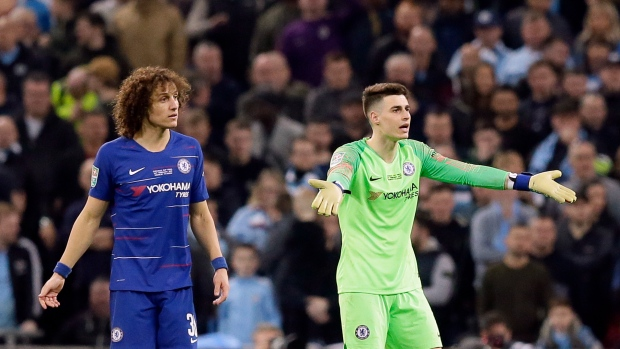
#> input picture images/footballer.jpg, 620 x 349 px
$ jupyter execute blue_object_demo.ipynb   (older library calls are emulated)
#> lines starting #> are read from the running program, lines starting #| are printed output that depends on the picture; after the words box and inside, x2 and y2 are one past the last pixel; in counts of white or black regions, pixels touching at a corner belong together
#> further down, image is the input picture: shape (349, 620, 3); mean B, G, R 70.9, 69.4, 73.6
## Using OpenCV to detect objects in an image

The method that is implemented is a fast and rudimentary one - using its colors of the target in question.

A series of operations will be performed to detect if an object is present in the image. If so, the largest object will in the image will be highlighted and a green circle will be drawn around it to indicate its position in the image.

[cell 1]
from __future__ import division
import cv2
from matplotlib import pyplot as plt
import numpy as np
from math import cos, sin

[cell 2]
green = (0, 255, 0)

[cell 3]
def show(image):
    # Figure size in inches
    plt.figure(figsize=(10, 10))

    # Show image, with nearest neighbour interpolation
    plt.imshow(image, interpolation='nearest')

def overlay_mask(mask, image):
	#make the mask bgr
    bgr_mask = cv2.cvtColor(mask, cv2.COLOR_GRAY2BGR)
    #calculates the weightes sum of two arrays. in our case image arrays
    #input, how much to weight each.
    #optional depth value set to 0 no need
    img = cv2.addWeighted(bgr_mask, 0.5, image, 0.5, 0)
    return img

[cell 4]
def find_biggest_contour(image):
    # Copy
    image = image.copy()
    #input, gives all the contours, contour approximation compresses horizontal,
    #vertical, and diagonal segments and leaves only their end points. For example,
    #an up-right rectangular contour is encoded with 4 points.
    _, contours, hierarchy = cv2.findContours(image, cv2.RETR_LIST, cv2.CHAIN_APPROX_SIMPLE)

    # Isolate largest contour
    contour_sizes = [(cv2.contourArea(contour), contour) for contour in contours]
    biggest_contour = max(contour_sizes, key=lambda x: x[0])[1]

    mask = np.zeros(image.shape, np.uint8)
    cv2.drawContours(mask, [biggest_contour], -1, 255, -1)
    return biggest_contour, mask

[cell 5]
def circle_contour(image, contour):
    # Bounding ellipse
    image_with_ellipse = image.copy()
    #easy function
    ellipse = cv2.fitEllipse(contour)
    #add it
    cv2.ellipse(image_with_ellipse, ellipse, green, 2, cv2.LINE_AA)
    return image_with_ellipse

[cell 6]
def find_blue(image):
    # We will use BGR here since, Red occupies the least significant area,
    # Green the second (still), and Blue the third.
    image = cv2.cvtColor(image, cv2.COLOR_RGB2BGR)

    # Make a consistent size, get largest dimension
    max_dimension = max(image.shape)
#> max_dimension = 620
    #The maximum window size is 700 by 660 pixels. make it fit in that
    scale = 700/max_dimension
#> scale = 1.13
    #resize it. same width and hieght none since output is 'image'.
    image = cv2.resize(image, None, fx=scale, fy=scale)
#> image: shape (394, 700, 3)

    #we want to eliminate noise from our image. clean. smooth colors without dots
    # Blurs an image using a Gaussian filter. input, kernel size, how much to filter, empty)
    image_blur = cv2.GaussianBlur(image, (7, 7), 0)

    #t unlike RGB, HSV separates luma, or the image intensity, from
    # chroma or the color information.
    #just want to focus on color, segmentation
    image_blur_hsv = cv2.cvtColor(image_blur, cv2.COLOR_BGR2HSV)
#> image_blur_hsv: shape (394, 700, 3); mean H, S, V 101.2, 109.9, 91.3

    # Filter by colour
    # 0-10 hue
    # min and max blue amount
    min_blue = np.array([0, 100, 80])
    max_blue = np.array([10, 256, 256])

    mask1 = cv2.inRange(image_blur_hsv, min_blue, max_blue)
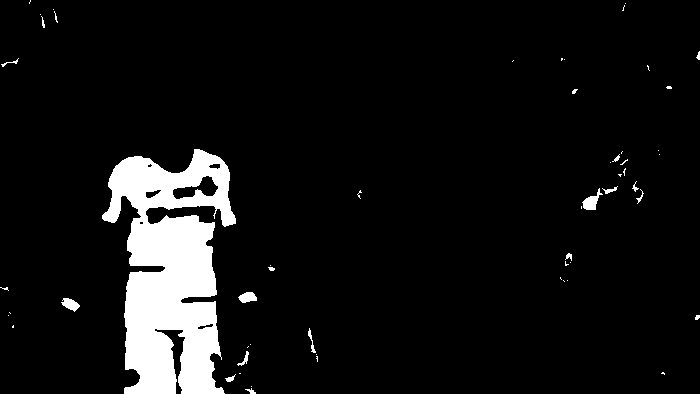
#> mask1: shape (394, 700); 7.5% white; 56 white regions (38 under 20 px), largest, box (x1, y1, x2, y2) and area: (102, 149, 236, 394) 19614, (582, 188, 603, 210) 199, (61, 298, 80, 312) 152

    # brightness of a color is hue
    # 170-180 hue
    min_blue2 = np.array([170, 100, 80])
    max_blue2 = np.array([180, 256, 256])

    mask2 = cv2.inRange(image_blur_hsv, min_blue2, max_blue2)
#> mask2: shape (394, 700); 0.3% white; 61 white regions (52 under 20 px), largest, box (x1, y1, x2, y2) and area: (128, 264, 165, 274) 188, (181, 295, 217, 303) 175, (173, 185, 200, 193) 93

    # looking for what is in both ranges
    # Combine masks
    mask = mask1 + mask2
#> mask: shape (394, 700); 7.8% white; 56 white regions (38 under 20 px), largest, box (x1, y1, x2, y2) and area: (102, 149, 236, 394) 20423, (582, 188, 603, 210) 201, (61, 298, 80, 312) 154

    # Clean up
    kernel = cv2.getStructuringElement(cv2.MORPH_ELLIPSE, (15, 15))
    mask_closed = cv2.morphologyEx(mask, cv2.MORPH_CLOSE, kernel)
#> mask_closed: shape (394, 700); 8.7% white; 31 white regions (16 under 20 px), largest, box (x1, y1, x2, y2) and area: (102, 149, 251, 394) 22583, (581, 186, 618, 210) 299, (612, 151, 628, 177) 187
    mask_clean = cv2.morphologyEx(mask_closed, cv2.MORPH_OPEN, kernel)
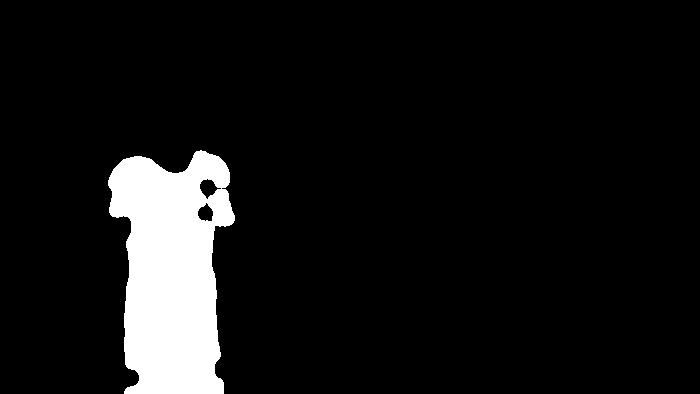
#> mask_clean: shape (394, 700); 8% white; 1 white region

    # Find biggest object
    big_blue_contour, mask_strawberries = find_biggest_contour(mask_clean)
#> in find_biggest_contour, `_, contours, hierarchy = cv2.findContours(image, cv2.RETR_LIST, cv2.CH..`: contours = 3 contours; box (x1, y1, x2, y2) and area: (108, 150, 235, 394) 22195, (199, 178, 222, 200) 246, (197, 202, 214, 222) 210
#> in find_biggest_contour, `contour_sizes = [(cv2.contourArea(contour), contour) for contour in co..`: contour_sizes = 3 items
#> in find_biggest_contour, `biggest_contour = max(contour_sizes, key=lambda x: x[0])[1]`: biggest_contour = contour of 242 points, box (x1, y1, x2, y2) (108, 150, 235, 394), area 22195
#> in find_biggest_contour, `cv2.drawContours(mask, [biggest_contour], -1, 255, -1)`:
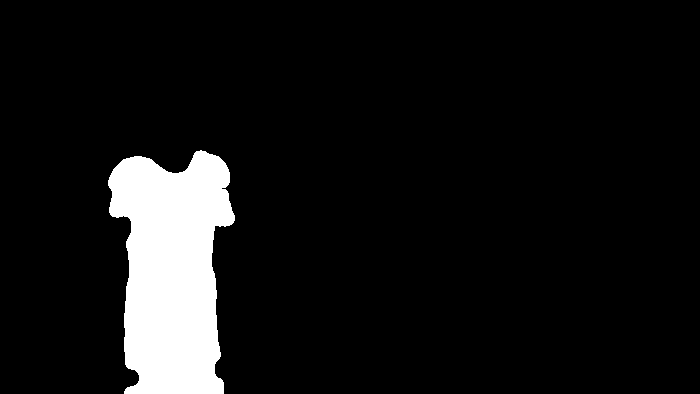
#> mask: shape (394, 700); 8.2% white; 1 white region, box (x1, y1, x2, y2) and area: (108, 150, 235, 394) 22557
#> big_blue_contour has the same summary as biggest_contour in find_biggest_contour

    # Overlay cleaned mask on image
    overlay = overlay_mask(mask_clean, image)
#> in overlay_mask, `bgr_mask = cv2.cvtColor(mask, cv2.COLOR_GRAY2BGR)`: bgr_mask: shape (394, 700, 3); 8% white; 1 white region, box (x1, y1, x2, y2) and area: (108, 150, 235, 394) 22152
#> in overlay_mask, `img = cv2.addWeighted(bgr_mask, 0.5, image, 0.5, 0)`:
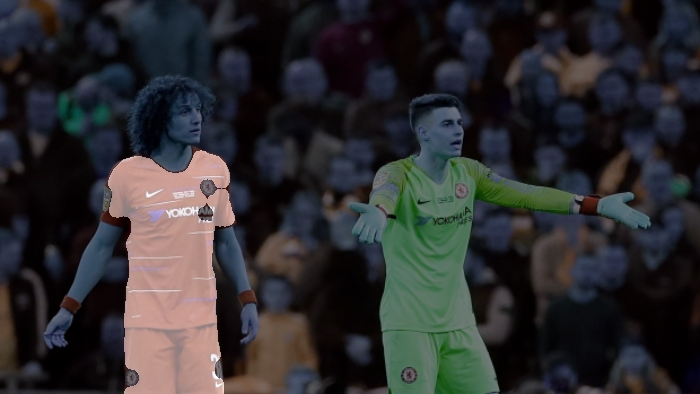
#> img: shape (394, 700, 3); mean B, G, R 47, 44.9, 45.7

    # Circle biggest object
    circled = circle_contour(overlay, big_blue_contour)
#> in circle_contour, `ellipse = cv2.fitEllipse(contour)`: ellipse = ((171.4, 267.9), (124.1, 277.7), 179.3)
#> in circle_contour, `cv2.ellipse(image_with_ellipse, ellipse, green, 2, cv2.LINE_AA)`:
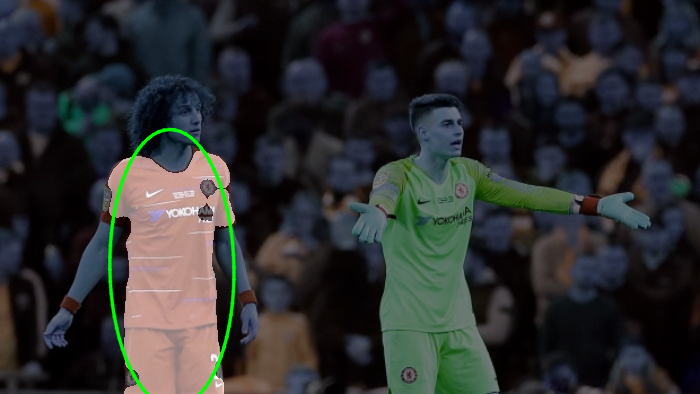
#> image_with_ellipse: shape (394, 700, 3); 1.08% of pixels changed, all inside (x1, y1, x2, y2) = (107, 127, 237, 394)
    show(circled)

    bgr = cv2.cvtColor(circled, cv2.COLOR_RGB2BGR)

    return bgr

[cell 7]
#read the image
image = cv2.imread('images/footballer.jpg')
image_print = cv2.cvtColor(image, cv2.COLOR_BGR2RGB)
show(image_print)

#detect it
result = find_blue(image)
#write the new image
cv2.imwrite('images/footballer_out.jpg', result)
#> Out = True

[cell 8]
#read the image
image = cv2.imread('images/footballer2.jpg')
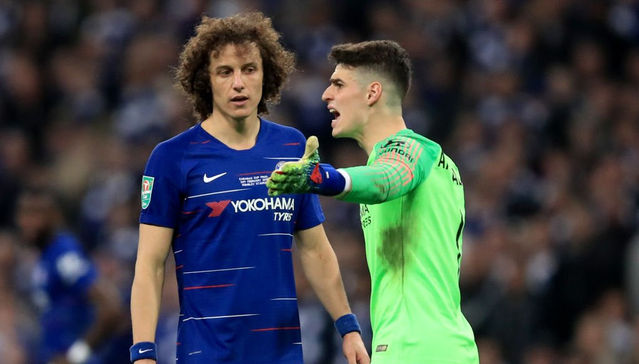
#> input picture images/footballer2.jpg, 639 x 364 px
#> image is the input picture: shape (364, 639, 3); mean B, G, R 70.4, 69.4, 64
image_print = cv2.cvtColor(image, cv2.COLOR_BGR2RGB)
#> image_print: shape (364, 639, 3)
show(image_print)

#detect it
result = find_blue(image)
#> in find_blue (call 2), `image_blur_hsv = cv2.cvtColor(image_blur, cv2.COLOR_BGR2HSV)`: image_blur_hsv: shape (399, 700, 3); mean H, S, V 73.9, 103.5, 90.8
#> in find_blue (call 2), `mask1 = cv2.inRange(image_blur_hsv, min_blue, max_blue)`: mask1: shape (399, 700); 13.2% white; 26 white regions (14 under 20 px), largest, box (x1, y1, x2, y2) and area: (142, 213, 335, 399) 20464, (153, 131, 336, 249) 10245, (30, 255, 107, 396) 4586
#> in find_blue (call 2), `mask2 = cv2.inRange(image_blur_hsv, min_blue2, max_blue2)`: mask2: shape (399, 700); 0.17% white in thin lines or dots, all inside (x1, y1, x2, y2) = (71, 146, 355, 399)
#> in find_blue (call 2), `mask = mask1 + mask2`: mask: shape (399, 700); 13.4% white; 26 white regions (14 under 20 px), largest, box (x1, y1, x2, y2) and area: (142, 213, 335, 399) 20707, (153, 131, 336, 249) 10451, (30, 255, 107, 396) 4603
#> in find_blue (call 2), `mask_closed = cv2.morphologyEx(mask, cv2.MORPH_CLOSE, kernel)`: mask_closed: shape (399, 700); 14.5% white; 11 white regions (4 under 20 px), largest, box (x1, y1, x2, y2) and area: (142, 131, 357, 399) 34541, (30, 255, 107, 399) 4750, (340, 178, 378, 207) 509
#> in find_blue (call 2), `mask_clean = cv2.morphologyEx(mask_closed, cv2.MORPH_OPEN, kernel)`:
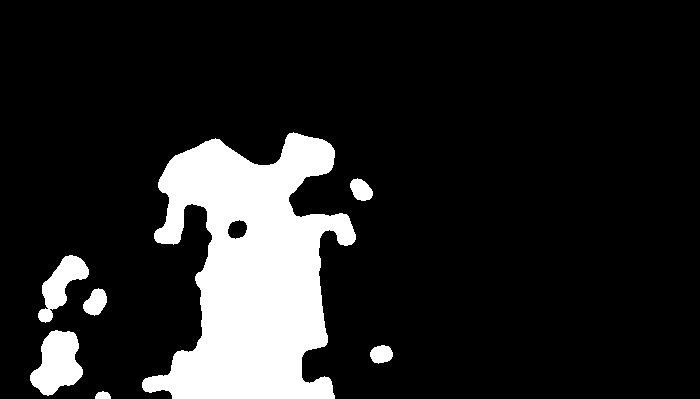
#> mask_clean: shape (399, 700); 14% white; 7 white regions
#> in find_biggest_contour (call 2), `_, contours, hierarchy = cv2.findContours(image, cv2.RETR_LIST, cv2.CH..`: contours = 8 contours; box (x1, y1, x2, y2) and area: (142, 132, 356, 399) 33864, (30, 330, 83, 396) 2182, (38, 255, 89, 323) 1398, (83, 288, 107, 316) 414, (350, 178, 373, 201) 340, (370, 345, 393, 364) 301, (227, 219, 248, 240) 296, (95, 391, 111, 399) 81
#> in find_biggest_contour (call 2), `contour_sizes = [(cv2.contourArea(contour), contour) for contour in co..`: contour_sizes = 8 items
#> in find_biggest_contour (call 2), `biggest_contour = max(contour_sizes, key=lambda x: x[0])[1]`: biggest_contour = contour of 466 points, box (x1, y1, x2, y2) (142, 132, 356, 399), area 33864
#> in find_biggest_contour (call 2), `cv2.drawContours(mask, [biggest_contour], -1, 255, -1)`:
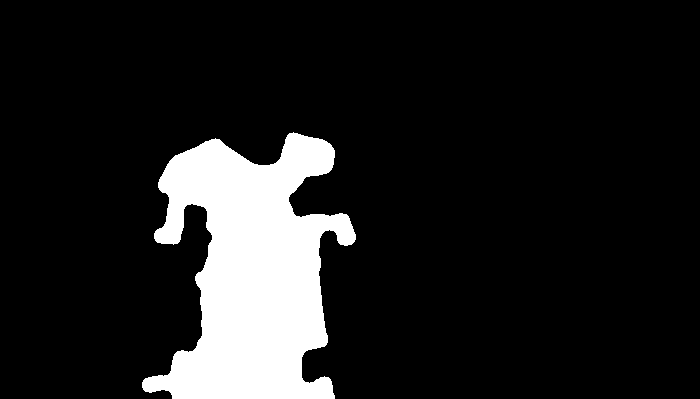
#> mask: shape (399, 700); 12.3% white; 1 white region, box (x1, y1, x2, y2) and area: (142, 132, 356, 399) 34449
#> in find_blue (call 2), `big_blue_contour, mask_strawberries = find_biggest_contour(mask_clean)`: big_blue_contour has the same summary as biggest_contour in find_biggest_contour
#> in overlay_mask (call 2), `bgr_mask = cv2.cvtColor(mask, cv2.COLOR_GRAY2BGR)`: bgr_mask: shape (399, 700, 3); 14% white; 7 white regions, largest, box (x1, y1, x2, y2) and area: (142, 132, 356, 399) 34180, (30, 330, 83, 396) 2269, (38, 255, 89, 323) 1489
#> in overlay_mask (call 2), `img = cv2.addWeighted(bgr_mask, 0.5, image, 0.5, 0)`:
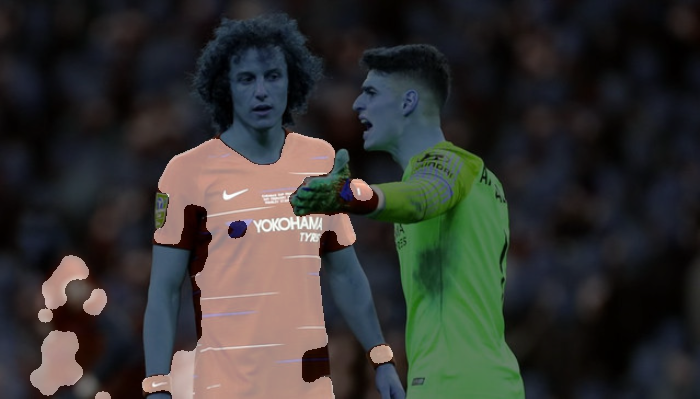
#> img: shape (399, 700, 3); mean B, G, R 49.8, 52.5, 53.1
#> in circle_contour (call 2), `ellipse = cv2.fitEllipse(contour)`: ellipse = ((247.9, 277.5), (191.5, 308.7), 5.03)
#> in circle_contour (call 2), `cv2.ellipse(image_with_ellipse, ellipse, green, 2, cv2.LINE_AA)`:
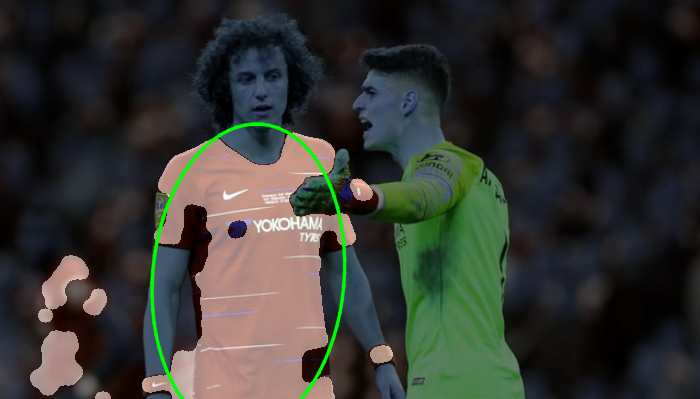
#> image_with_ellipse: shape (399, 700, 3); 1.15% of pixels changed, all inside (x1, y1, x2, y2) = (149, 122, 348, 399)
#write the new image
cv2.imwrite('images/footballer2_out.jpg', result)
#> Out = True
